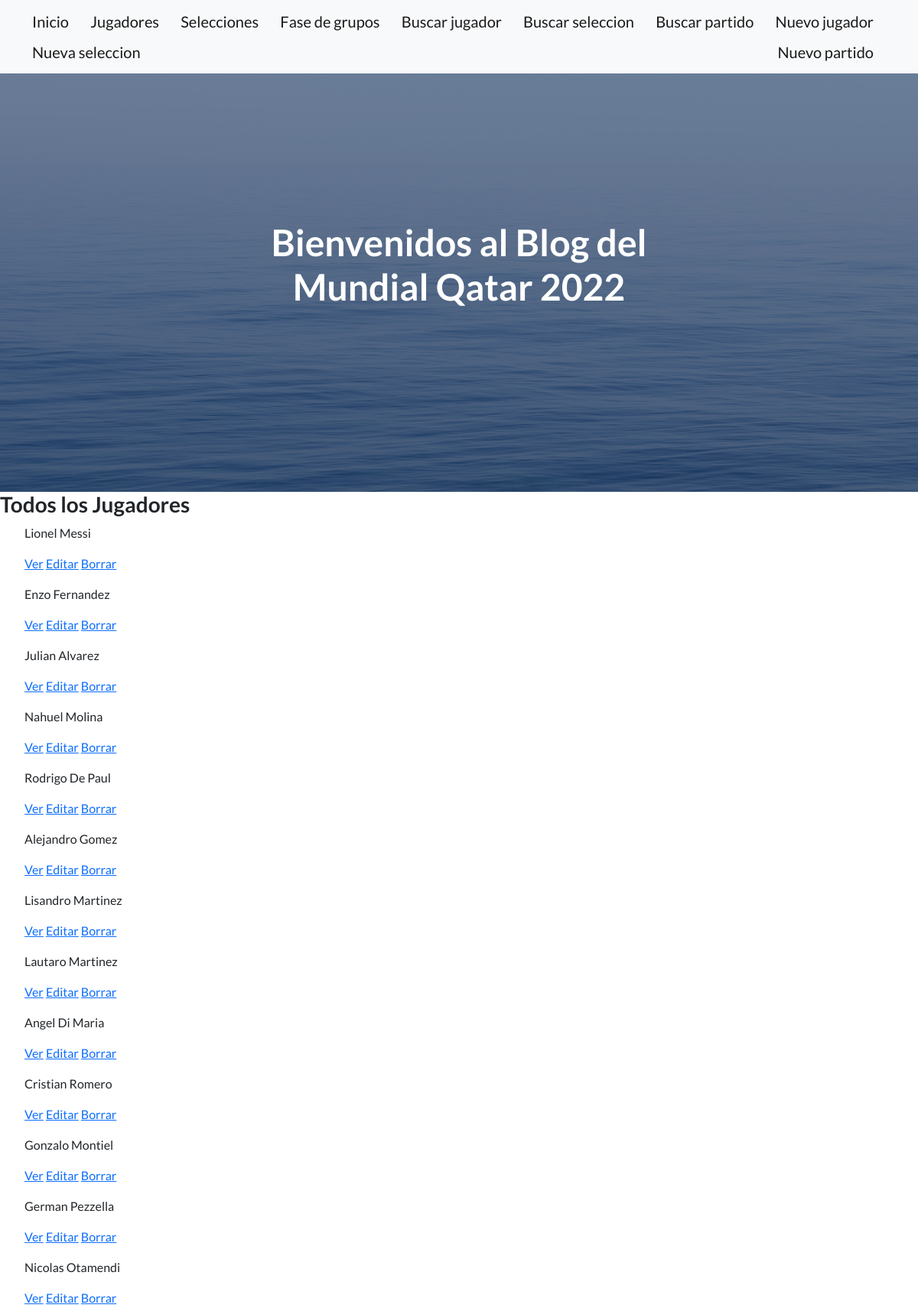
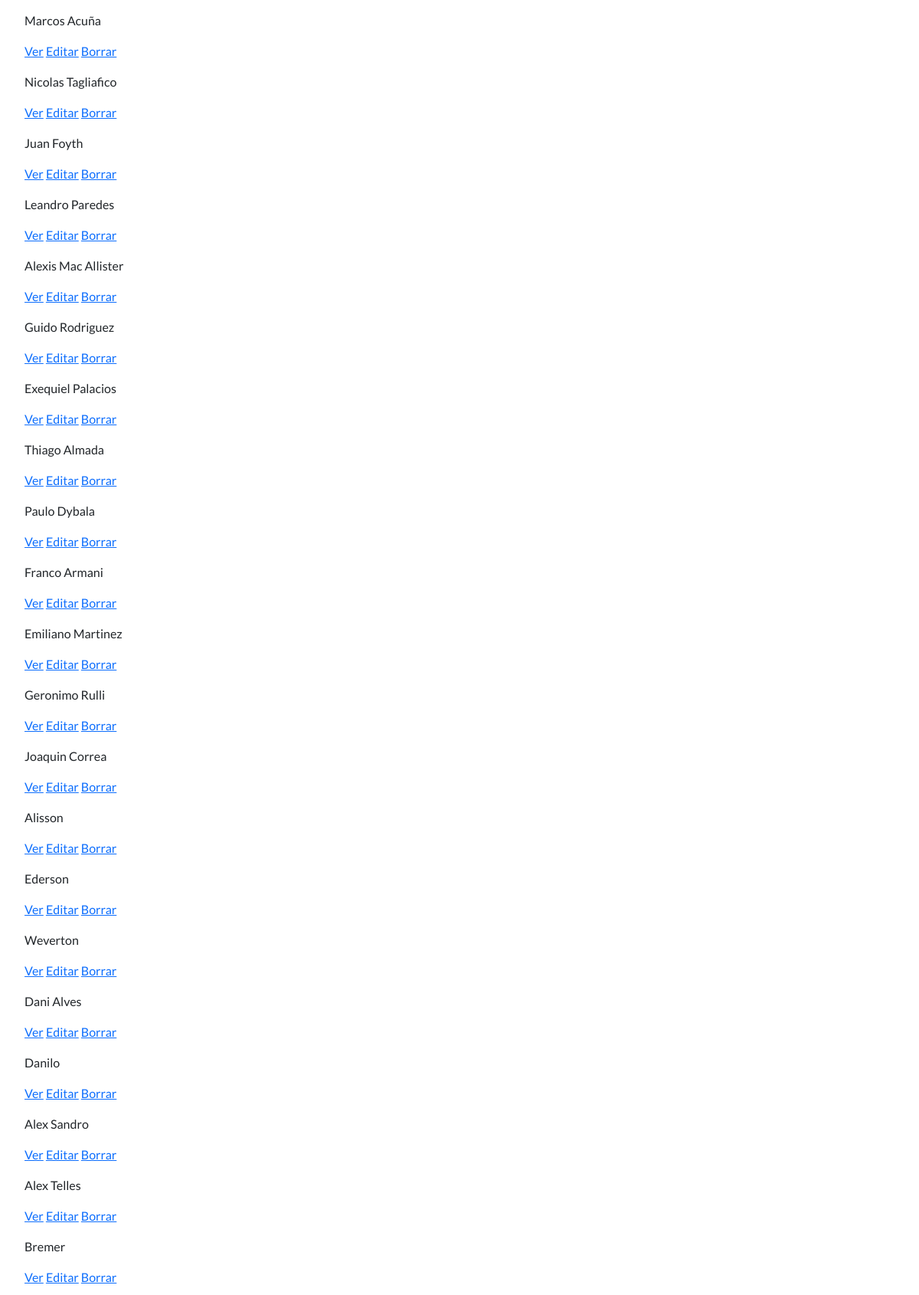
Screenshot of /AppMundial/jugador/list/ (upper part) with the database file from the repository (2 pictures, top to bottom).
### AppMundial/models.py (models this page shows, shortened)
class Jugador(models.Model):
    nombre = models.CharField(max_length=30, null=True, blank=True)
    edad = models.IntegerField(null=True, blank=True)
    seleccion = models.CharField(max_length=30, null=True, blank=True)
    posicion = models.CharField(max_length=20, null=True, blank=True)
    clubactual = models.CharField(max_length=30, null=True)
    dorsal = models.IntegerField()

### AppMundial/views.py (the view)
# urls.py: path('AppMundial/jugador/list/', views.JugadorList.as_view(), name='List'),
class JugadorList(ListView):
    model = Jugador
    template_name = 'AppMundial/jugador_list.html'

### AppMundial/templates/AppMundial/jugador_list.html
{% extends "AppMundial/base.html" %}
{% load static %}
{% block contenidoQueCambia %}
    <h3>Todos los Jugadores</h3>
    <ul>
        {% for jugador in object_list %}
            <p>{{jugador.nombre}}</p>
            <p>
                <a href="{% url 'Detail' jugador.id %}">Ver</a>
                <a href="{% url 'Edit' jugador.id %}">Editar</a>
                <a href="{% url 'Delete' jugador.id %}">Borrar</a>
            </p>
        {% endfor %}
    </ul>
{% endblock %}

### rows the page displays
Jugador: nombre "Lionel Messi"
Jugador: nombre "Enzo Fernandez"
Jugador: nombre "Julian Alvarez"
Jugador: nombre "Nahuel Molina"
Jugador: nombre "Rodrigo De Paul"
Jugador: nombre "Alejandro Gomez"
Jugador: nombre "Lisandro Martinez"
Jugador: nombre "Lautaro Martinez"
Jugador: nombre "Angel Di Maria"
Jugador: nombre "Cristian Romero"
Jugador: nombre "Gonzalo Montiel"
Jugador: nombre "German Pezzella"
Jugador: nombre "Nicolas Otamendi"
Jugador: nombre "Marcos Acuña"
Jugador: nombre "Nicolas Tagliafico"
Jugador: nombre "Juan Foyth"
Jugador: nombre "Leandro Paredes"
Jugador: nombre "Alexis Mac Allister"
Jugador: nombre "Guido Rodriguez"
Jugador: nombre "Exequiel Palacios"
Jugador: nombre "Thiago Almada"
Jugador: nombre "Paulo Dybala"
Jugador: nombre "Franco Armani"
Jugador: nombre "Emiliano Martinez"
Jugador: nombre "Geronimo Rulli"
Jugador: nombre "Joaquin Correa"
Jugador: nombre "Alisson"
Jugador: nombre "Ederson"
Jugador: nombre "Weverton"
Jugador: nombre "Dani Alves"
Jugador: nombre "Danilo"
Jugador: nombre "Alex Sandro"
Jugador: nombre "Alex Telles"
Jugador: nombre "Bremer"
